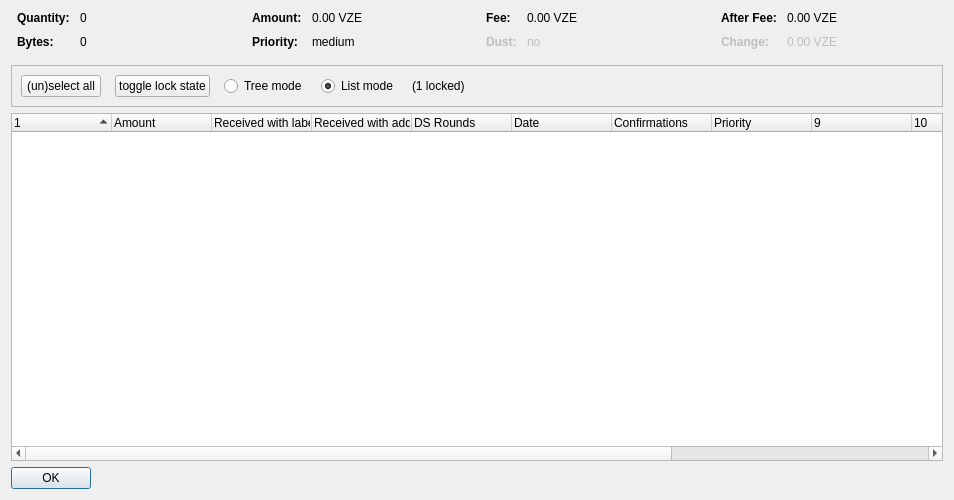
<?xml version="1.0" encoding="UTF-8"?>
<ui version="4.0">
 <class>CoinControlDialog</class>
 <widget class="QDialog" name="CoinControlDialog">
  <property name="geometry">
   <rect>
    <x>0</x>
    <y>0</y>
    <width>954</width>
    <height>500</height>
   </rect>
  </property>
  <property name="windowTitle">
   <string>Coin Selection</string>
  </property>
  <layout class="QVBoxLayout" name="verticalLayout">
   <item>
    <layout class="QHBoxLayout" name="horizontalLayoutTop" stretch="0,0,0,0">
     <property name="topMargin">
      <number>0</number>
     </property>
     <property name="bottomMargin">
      <number>10</number>
     </property>
     <item>
      <layout class="QFormLayout" name="formLayoutCoinControl1">
       <property name="horizontalSpacing">
        <number>10</number>
       </property>
       <property name="verticalSpacing">
        <number>10</number>
       </property>
       <property name="leftMargin">
        <number>6</number>
       </property>
       <property name="rightMargin">
        <number>6</number>
       </property>
       <item row="0" column="0">
        <widget class="QLabel" name="labelCoinControlQuantityText">
         <property name="font">
          <font>
           <weight>75</weight>
           <bold>true</bold>
          </font>
         </property>
         <property name="text">
          <string>Quantity:</string>
         </property>
        </widget>
       </item>
       <item row="0" column="1">
        <widget class="QLabel" name="labelCoinControlQuantity">
         <property name="cursor">
          <cursorShape>IBeamCursor</cursorShape>
         </property>
         <property name="contextMenuPolicy">
          <enum>Qt::ActionsContextMenu</enum>
         </property>
         <property name="text">
          <string notr="true">0</string>
         </property>
         <property name="textInteractionFlags">
          <set>Qt::LinksAccessibleByMouse|Qt::TextSelectableByKeyboard|Qt::TextSelectableByMouse</set>
         </property>
        </widget>
       </item>
       <item row="1" column="0">
        <widget class="QLabel" name="labelCoinControlBytesText">
         <property name="font">
          <font>
           <weight>75</weight>
           <bold>true</bold>
          </font>
         </property>
         <property name="text">
          <string>Bytes:</string>
         </property>
        </widget>
       </item>
       <item row="1" column="1">
        <widget class="QLabel" name="labelCoinControlBytes">
         <property name="cursor">
          <cursorShape>IBeamCursor</cursorShape>
         </property>
         <property name="contextMenuPolicy">
          <enum>Qt::ActionsContextMenu</enum>
         </property>
         <property name="text">
          <string notr="true">0</string>
         </property>
         <property name="textInteractionFlags">
          <set>Qt::LinksAccessibleByMouse|Qt::TextSelectableByKeyboard|Qt::TextSelectableByMouse</set>
         </property>
        </widget>
       </item>
      </layout>
     </item>
     <item>
      <layout class="QFormLayout" name="formLayoutCoinControl2">
       <property name="horizontalSpacing">
        <number>10</number>
       </property>
       <property name="verticalSpacing">
        <number>10</number>
       </property>
       <property name="leftMargin">
        <number>6</number>
       </property>
       <property name="rightMargin">
        <number>6</number>
       </property>
       <item row="0" column="0">
        <widget class="QLabel" name="labelCoinControlAmountText">
         <property name="font">
          <font>
           <weight>75</weight>
           <bold>true</bold>
          </font>
         </property>
         <property name="text">
          <string>Amount:</string>
         </property>
        </widget>
       </item>
       <item row="0" column="1">
        <widget class="QLabel" name="labelCoinControlAmount">
         <property name="cursor">
          <cursorShape>IBeamCursor</cursorShape>
         </property>
         <property name="contextMenuPolicy">
          <enum>Qt::ActionsContextMenu</enum>
         </property>
         <property name="text">
          <string notr="true">0.00 VZE</string>
         </property>
         <property name="textInteractionFlags">
          <set>Qt::LinksAccessibleByMouse|Qt::TextSelectableByKeyboard|Qt::TextSelectableByMouse</set>
         </property>
        </widget>
       </item>
       <item row="1" column="0">
        <widget class="QLabel" name="labelCoinControlPriorityText">
         <property name="font">
          <font>
           <weight>75</weight>
           <bold>true</bold>
          </font>
         </property>
         <property name="text">
          <string>Priority:</string>
         </property>
        </widget>
       </item>
       <item row="1" column="1">
        <widget class="QLabel" name="labelCoinControlPriority">
         <property name="cursor">
          <cursorShape>IBeamCursor</cursorShape>
         </property>
         <property name="contextMenuPolicy">
          <enum>Qt::ActionsContextMenu</enum>
         </property>
         <property name="text">
          <string>medium</string>
         </property>
         <property name="textInteractionFlags">
          <set>Qt::LinksAccessibleByMouse|Qt::TextSelectableByKeyboard|Qt::TextSelectableByMouse</set>
         </property>
        </widget>
       </item>
      </layout>
     </item>
     <item>
      <layout class="QFormLayout" name="formLayoutCoinControl3">
       <property name="horizontalSpacing">
        <number>10</number>
       </property>
       <property name="verticalSpacing">
        <number>10</number>
       </property>
       <property name="leftMargin">
        <number>6</number>
       </property>
       <property name="rightMargin">
        <number>6</number>
       </property>
       <item row="0" column="0">
        <widget class="QLabel" name="labelCoinControlFeeText">
         <property name="font">
          <font>
           <weight>75</weight>
           <bold>true</bold>
          </font>
         </property>
         <property name="text">
          <string>Fee:</string>
         </property>
        </widget>
       </item>
       <item row="0" column="1">
        <widget class="QLabel" name="labelCoinControlFee">
         <property name="cursor">
          <cursorShape>IBeamCursor</cursorShape>
         </property>
         <property name="contextMenuPolicy">
          <enum>Qt::ActionsContextMenu</enum>
         </property>
         <property name="text">
          <string notr="true">0.00 VZE</string>
         </property>
         <property name="textInteractionFlags">
          <set>Qt::LinksAccessibleByMouse|Qt::TextSelectableByKeyboard|Qt::TextSelectableByMouse</set>
         </property>
        </widget>
       </item>
       <item row="1" column="0">
        <widget class="QLabel" name="labelCoinControlLowOutputText">
         <property name="enabled">
          <bool>false</bool>
         </property>
         <property name="font">
          <font>
           <weight>75</weight>
           <bold>true</bold>
          </font>
         </property>
         <property name="text">
          <string>Dust:</string>
         </property>
        </widget>
       </item>
       <item row="1" column="1">
        <widget class="QLabel" name="labelCoinControlLowOutput">
         <property name="enabled">
          <bool>false</bool>
         </property>
         <property name="cursor">
          <cursorShape>IBeamCursor</cursorShape>
         </property>
         <property name="contextMenuPolicy">
          <enum>Qt::ActionsContextMenu</enum>
         </property>
         <property name="text">
          <string>no</string>
         </property>
         <property name="textInteractionFlags">
          <set>Qt::LinksAccessibleByMouse|Qt::TextSelectableByKeyboard|Qt::TextSelectableByMouse</set>
         </property>
        </widget>
       </item>
      </layout>
     </item>
     <item>
      <layout class="QFormLayout" name="formLayoutCoinControl4">
       <property name="horizontalSpacing">
        <number>10</number>
       </property>
       <property name="verticalSpacing">
        <number>10</number>
       </property>
       <property name="leftMargin">
        <number>6</number>
       </property>
       <property name="rightMargin">
        <number>6</number>
       </property>
       <item row="0" column="0">
        <widget class="QLabel" name="labelCoinControlAfterFeeText">
         <property name="font">
          <font>
           <weight>75</weight>
           <bold>true</bold>
          </font>
         </property>
         <property name="text">
          <string>After Fee:</string>
         </property>
        </widget>
       </item>
       <item row="0" column="1">
        <widget class="QLabel" name="labelCoinControlAfterFee">
         <property name="cursor">
          <cursorShape>IBeamCursor</cursorShape>
         </property>
         <property name="contextMenuPolicy">
          <enum>Qt::ActionsContextMenu</enum>
         </property>
         <property name="text">
          <string notr="true">0.00 VZE</string>
         </property>
         <property name="textInteractionFlags">
          <set>Qt::LinksAccessibleByMouse|Qt::TextSelectableByKeyboard|Qt::TextSelectableByMouse</set>
         </property>
        </widget>
       </item>
       <item row="1" column="0">
        <widget class="QLabel" name="labelCoinControlChangeText">
         <property name="enabled">
          <bool>false</bool>
         </property>
         <property name="font">
          <font>
           <weight>75</weight>
           <bold>true</bold>
          </font>
         </property>
         <property name="text">
          <string>Change:</string>
         </property>
        </widget>
       </item>
       <item row="1" column="1">
        <widget class="QLabel" name="labelCoinControlChange">
         <property name="enabled">
          <bool>false</bool>
         </property>
         <property name="cursor">
          <cursorShape>IBeamCursor</cursorShape>
         </property>
         <property name="contextMenuPolicy">
          <enum>Qt::ActionsContextMenu</enum>
         </property>
         <property name="text">
          <string notr="true">0.00 VZE</string>
         </property>
         <property name="textInteractionFlags">
          <set>Qt::LinksAccessibleByMouse|Qt::TextSelectableByKeyboard|Qt::TextSelectableByMouse</set>
         </property>
        </widget>
       </item>
      </layout>
     </item>
    </layout>
   </item>
   <item>
    <widget class="QFrame" name="frame">
     <property name="minimumSize">
      <size>
       <width>0</width>
       <height>40</height>
      </size>
     </property>
     <property name="frameShape">
      <enum>QFrame::StyledPanel</enum>
     </property>
     <property name="frameShadow">
      <enum>QFrame::Sunken</enum>
     </property>
     <layout class="QHBoxLayout" name="horizontalLayout">
      <item>
       <layout class="QHBoxLayout" name="horizontalLayoutPanel" stretch="0,0,0,0,0,0">
        <property name="spacing">
         <number>14</number>
        </property>
        <item>
         <widget class="QPushButton" name="pushButtonSelectAll">
          <property name="sizePolicy">
           <sizepolicy hsizetype="Maximum" vsizetype="Fixed">
            <horstretch>0</horstretch>
            <verstretch>0</verstretch>
           </sizepolicy>
          </property>
          <property name="text">
           <string>(un)select all</string>
          </property>
          <property name="autoDefault">
           <bool>false</bool>
          </property>
         </widget>
        </item>
        <item>
         <widget class="QPushButton" name="pushButtonToggleLock">
          <property name="sizePolicy">
           <sizepolicy hsizetype="Maximum" vsizetype="Fixed">
            <horstretch>0</horstretch>
            <verstretch>0</verstretch>
           </sizepolicy>
          </property>
          <property name="text">
           <string>toggle lock state</string>
          </property>
          <property name="autoDefault">
           <bool>false</bool>
          </property>
         </widget>
        </item>
        <item>
         <widget class="QRadioButton" name="radioTreeMode">
          <property name="sizePolicy">
           <sizepolicy hsizetype="Maximum" vsizetype="Fixed">
            <horstretch>0</horstretch>
            <verstretch>0</verstretch>
           </sizepolicy>
          </property>
          <property name="text">
           <string>Tree mode</string>
          </property>
         </widget>
        </item>
        <item>
         <widget class="QRadioButton" name="radioListMode">
          <property name="sizePolicy">
           <sizepolicy hsizetype="Maximum" vsizetype="Fixed">
            <horstretch>0</horstretch>
            <verstretch>0</verstretch>
           </sizepolicy>
          </property>
          <property name="text">
           <string>List mode</string>
          </property>
          <property name="checked">
           <bool>true</bool>
          </property>
         </widget>
        </item>
        <item>
         <widget class="QLabel" name="labelLocked">
          <property name="text">
           <string>(1 locked)</string>
          </property>
         </widget>
        </item>
        <item>
         <spacer name="horizontalSpacer">
          <property name="orientation">
           <enum>Qt::Horizontal</enum>
          </property>
          <property name="sizeHint" stdset="0">
           <size>
            <width>40</width>
            <height>20</height>
           </size>
          </property>
         </spacer>
        </item>
       </layout>
      </item>
     </layout>
    </widget>
   </item>
   <item>
    <widget class="CoinControlTreeWidget" name="treeWidget">
     <property name="contextMenuPolicy">
      <enum>Qt::CustomContextMenu</enum>
     </property>
     <property name="sortingEnabled">
      <bool>false</bool>
     </property>
     <property name="columnCount">
      <number>13</number>
     </property>
     <attribute name="headerShowSortIndicator" stdset="0">
      <bool>true</bool>
     </attribute>
     <attribute name="headerStretchLastSection">
      <bool>false</bool>
     </attribute>
     <column>
      <property name="text">
       <string/>
      </property>
     </column>
     <column>
      <property name="text">
       <string>Amount</string>
      </property>
     </column>
     <column>
      <property name="text">
       <string>Received with label</string>
      </property>
     </column>
     <column>
      <property name="text">
       <string>Received with address</string>
      </property>
     </column>
     <column>
      <property name="text">
       <string>DS Rounds</string>
      </property>
     </column>
     <column>
      <property name="text">
       <string>Date</string>
      </property>
     </column>
     <column>
      <property name="text">
       <string>Confirmations</string>
      </property>
      <property name="toolTip">
       <string>Confirmed</string>
      </property>
     </column>
     <column>
      <property name="text">
       <string>Priority</string>
      </property>
     </column>
     <column>
      <property name="text">
       <string/>
      </property>
     </column>
     <column>
      <property name="text">
       <string/>
      </property>
     </column>
     <column>
      <property name="text">
       <string/>
      </property>
     </column>
     <column>
      <property name="text">
       <string/>
      </property>
     </column>
     <column>
      <property name="text">
       <string/>
      </property>
     </column>
    </widget>
   </item>
   <item>
    <widget class="QDialogButtonBox" name="buttonBox">
     <property name="sizePolicy">
      <sizepolicy hsizetype="Maximum" vsizetype="Fixed">
       <horstretch>0</horstretch>
       <verstretch>0</verstretch>
      </sizepolicy>
     </property>
     <property name="orientation">
      <enum>Qt::Horizontal</enum>
     </property>
     <property name="standardButtons">
      <set>QDialogButtonBox::Ok</set>
     </property>
    </widget>
   </item>
  </layout>
 </widget>
 <customwidgets>
  <customwidget>
   <class>CoinControlTreeWidget</class>
   <extends>QTreeWidget</extends>
   <header>coincontroltreewidget.h</header>
  </customwidget>
 </customwidgets>
 <resources/>
 <connections/>
</ui>
